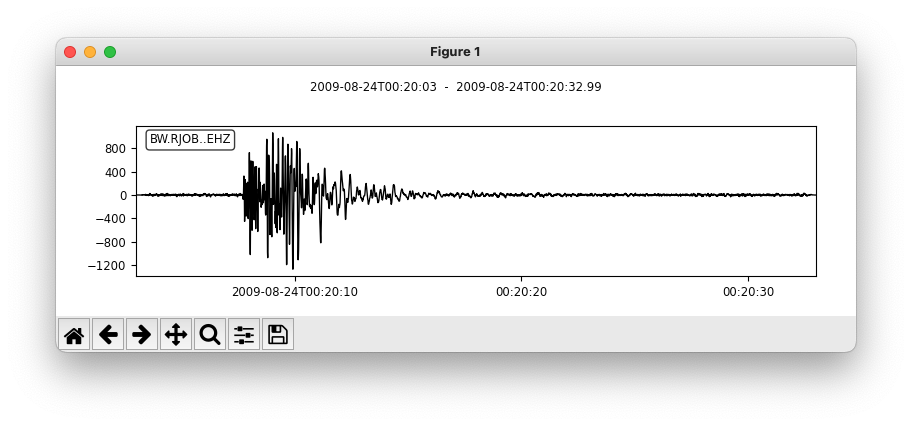

The Python source for this figure:
from obspy import read
st = read()  # load example seismogram
st.filter(type='highpass', freq=3.0)
st = st.select(component='Z')
st.plot()
